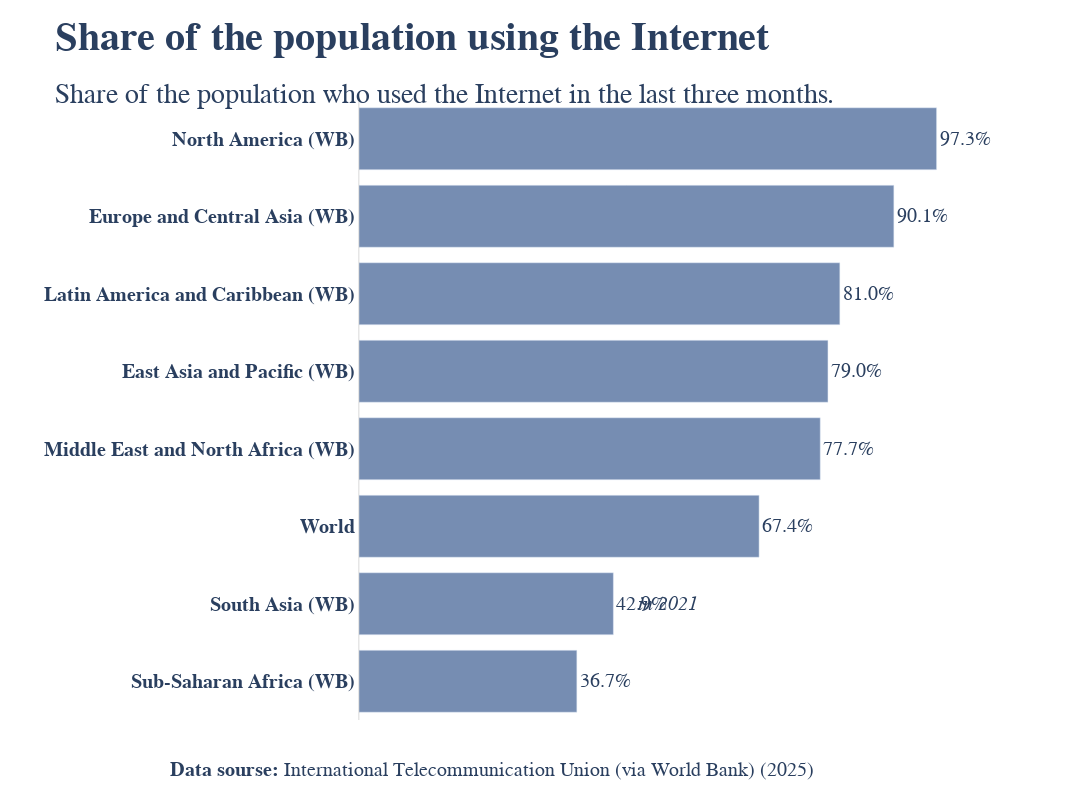

The notebook cell this image was saved under:
### Code cell
fig = px.bar(continents2023,
            x="Internet", 
            y="Entity", 
            color_discrete_sequence=["#768DB2"],
            text="Internet",
            title="Share of the population using the Internet",
            subtitle="Share of the population who used the Internet in the last three months.",)

fig.update_layout(plot_bgcolor = "white",
                  coloraxis_showscale=False,
                  xaxis_title='',
                  yaxis_title='',
                  xaxis=dict(showline=False,
                             showticklabels=False),
                  yaxis=dict(
                            showline=True,
                            linewidth=0.3,
                            linecolor="gray"),
                  width=1200,
                  height=800,
                  title_font=dict(family="Times New Roman", size=40, weight="bold"),
                  font=dict(family="Times New Roman", size=20),
                  yaxis_tickfont=dict(family="Times New Roman", size=20,weight="bold"),
                       annotations=[dict(
                                        x=-0.3,
                                        y=-0.1,
                                        xref="paper",
                                        yref="paper",
                                        text="<b> Data sourse: </b>International Telecommunication Union (via World Bank) (2025)",
                                        showarrow=False,
                                    )
                                ])

fig.update_traces(textposition="outside",
                  texttemplate="%{text:.1f}%")

fig.update_xaxes(range=[0, 110])

fig.add_annotation(x=52, y=1.0,
                   text="in 2021",
                   showarrow=False,
                  font=dict(family="Times New Roman",style="italic") )


fig.show()
fig.write_html("figures/internet_pop_big.html")

### Figure 1 — Plotly figure (JSON) as saved in the notebook; plotly's stock layout.template omitted (floating-point values rounded to 4 significant figures)
{"data": [{"hovertemplate": "Internet=%{text}<br>Entity=%{y}<extra></extra>", "legendgroup": "", "marker": {"color": "#768DB2", "pattern": {"shape": ""}}, "name": "", "orientation": "h", "showlegend": false, "text": [36.7, 42.85, 67.4, 77.7, 79.0, 81.0, 90.1, 97.3], "textposition": "outside", "texttemplate": "%{text:.1f}%", "type": "bar", "x": [36.7, 42.85, 67.4, 77.7, 79.0, 81.0, 90.1, 97.3], "xaxis": "x", "y": ["Sub-Saharan Africa (WB)", "South Asia (WB)", "World", "Middle East and North Africa (WB)", "East Asia and Pacific (WB)", "Latin America and Caribbean (WB)", "Europe and Central Asia (WB)", "North America (WB)"], "yaxis": "y"}], "layout": {"annotations": [{"showarrow": false, "text": "<b> Data sourse: </b>International Telecommunication Union (via World Bank) (2025)", "x": -0.3, "xref": "paper", "y": -0.1, "yref": "paper"}, {"font": {"family": "Times New Roman", "style": "italic"}, "showarrow": false, "text": "in 2021", "x": 52, "y": 1}], "barmode": "relative", "coloraxis": {"showscale": false}, "font": {"family": "Times New Roman", "size": 20}, "height": 800, "legend": {"tracegroupgap": 0}, "plot_bgcolor": "white", "title": {"font": {"family": "Times New Roman", "size": 40, "weight": "bold"}, "subtitle": {"text": "Share of the population who used the Internet in the last three months."}, "text": "Share of the population using the Internet"}, "width": 1200, "xaxis": {"anchor": "y", "domain": [0, 1], "range": [0, 110], "showline": false, "showticklabels": false, "title": {"text": ""}}, "yaxis": {"anchor": "x", "domain": [0, 1], "linecolor": "gray", "linewidth": 0.3, "showline": true, "tickfont": {"family": "Times New Roman", "size": 20, "weight": "bold"}, "title": {"text": ""}}}}
